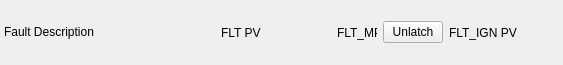
<?xml version="1.0" encoding="UTF-8"?>
<ui version="4.0">
 <class>MagnetListItem</class>
 <widget class="QWidget" name="MagnetListItem">
  <property name="geometry">
   <rect>
    <x>0</x>
    <y>0</y>
    <width>563</width>
    <height>65</height>
   </rect>
  </property>
  <property name="windowTitle">
   <string>Form</string>
  </property>
  <layout class="QHBoxLayout" name="horizontalLayout">
   <property name="leftMargin">
    <number>4</number>
   </property>
   <property name="topMargin">
    <number>0</number>
   </property>
   <property name="rightMargin">
    <number>4</number>
   </property>
   <property name="bottomMargin">
    <number>0</number>
   </property>
   <item>
    <widget class="QLabel" name="faultLabel">
     <property name="sizePolicy">
      <sizepolicy hsizetype="Fixed" vsizetype="Fixed">
       <horstretch>0</horstretch>
       <verstretch>0</verstretch>
      </sizepolicy>
     </property>
     <property name="minimumSize">
      <size>
       <width>0</width>
       <height>0</height>
      </size>
     </property>
     <property name="maximumSize">
      <size>
       <width>400</width>
       <height>16777215</height>
      </size>
     </property>
     <property name="autoFillBackground">
      <bool>true</bool>
     </property>
     <property name="text">
      <string>Fault Description</string>
     </property>
    </widget>
   </item>
   <item>
    <spacer name="horizontalSpacer">
     <property name="orientation">
      <enum>Qt::Horizontal</enum>
     </property>
     <property name="sizeType">
      <enum>QSizePolicy::Preferred</enum>
     </property>
     <property name="sizeHint" stdset="0">
      <size>
       <width>10</width>
       <height>10</height>
      </size>
     </property>
    </spacer>
   </item>
   <item>
    <widget class="PyDMLabel" name="faultStateLabel">
     <property name="sizePolicy">
      <sizepolicy hsizetype="Maximum" vsizetype="Preferred">
       <horstretch>0</horstretch>
       <verstretch>0</verstretch>
      </sizepolicy>
     </property>
     <property name="minimumSize">
      <size>
       <width>110</width>
       <height>0</height>
      </size>
     </property>
     <property name="maximumSize">
      <size>
       <width>40</width>
       <height>16777215</height>
      </size>
     </property>
     <property name="toolTip">
      <string/>
     </property>
     <property name="whatsThis">
      <string/>
     </property>
     <property name="text">
      <string>FLT PV</string>
     </property>
     <property name="alarmSensitiveText" stdset="0">
      <bool>false</bool>
     </property>
     <property name="alarmSensitiveBorder" stdset="0">
      <bool>true</bool>
     </property>
     <property name="precision">
      <number>7</number>
     </property>
    </widget>
   </item>
   <item>
    <widget class="PyDMLabel" name="faultLatchedLabel">
     <property name="maximumSize">
      <size>
       <width>40</width>
       <height>16777215</height>
      </size>
     </property>
     <property name="toolTip">
      <string/>
     </property>
     <property name="whatsThis">
      <string/>
     </property>
     <property name="text">
      <string>FLT_MPS</string>
     </property>
    </widget>
   </item>
   <item>
    <widget class="PyDMPushButton" name="unlatchButton">
     <property name="maximumSize">
      <size>
       <width>60</width>
       <height>16777215</height>
      </size>
     </property>
     <property name="toolTip">
      <string/>
     </property>
     <property name="whatsThis">
      <string>
    Basic PushButton to send a fixed value.

    The PyDMPushButton is meant to hold a specific value, and send that value
    to a channel when it is clicked, much like the MessageButton does in EDM.
    The PyDMPushButton works in two different modes of operation, first, a
    fixed value can be given to the :attr:`.pressValue` attribute, whenever the
    button is clicked a signal containing this value will be sent to the
    connected channel. This is the default behavior of the button. However, if
    the :attr:`.relativeChange` is set to True, the fixed value will be added
    to the current value of the channel. This means that the button will
    increment a channel by a fixed amount with every click, a consistent
    relative move
    
    Parameters
    ----------
    pressValue : int, float, str
        Value to be sent when the button is clicked
    
    channel : str
        ID of channel to manipulate

    parent : QObject, optional
        Parent of PyDMPushButton

    label : str, optional
        String to place on button

    icon : QIcon, optional
        An Icon to display on the PyDMPushButton


    relative : bool, optional
        Choice to have the button peform a relative put, instead of always
        setting to an absolute value
    </string>
     </property>
     <property name="text">
      <string>Unlatch</string>
     </property>
     <property name="pressValue" stdset="0">
      <string>1</string>
     </property>
    </widget>
   </item>
   <item>
    <widget class="PyDMLabel" name="faultIgnoredStateLabel">
     <property name="sizePolicy">
      <sizepolicy hsizetype="Maximum" vsizetype="Preferred">
       <horstretch>0</horstretch>
       <verstretch>0</verstretch>
      </sizepolicy>
     </property>
     <property name="minimumSize">
      <size>
       <width>110</width>
       <height>0</height>
      </size>
     </property>
     <property name="maximumSize">
      <size>
       <width>40</width>
       <height>16777215</height>
      </size>
     </property>
     <property name="toolTip">
      <string/>
     </property>
     <property name="whatsThis">
      <string/>
     </property>
     <property name="text">
      <string>FLT_IGN PV</string>
     </property>
     <property name="alarmSensitiveText" stdset="0">
      <bool>false</bool>
     </property>
     <property name="alarmSensitiveBorder" stdset="0">
      <bool>true</bool>
     </property>
     <property name="precision">
      <number>7</number>
     </property>
    </widget>
   </item>
  </layout>
 </widget>
 <customwidgets>
  <customwidget>
   <class>PyDMPushButton</class>
   <extends>QPushButton</extends>
   <header>pydm.widgets.pushbutton</header>
  </customwidget>
  <customwidget>
   <class>PyDMLabel</class>
   <extends>QLabel</extends>
   <header>pydm.widgets.label</header>
  </customwidget>
 </customwidgets>
 <resources/>
 <connections/>
</ui>
